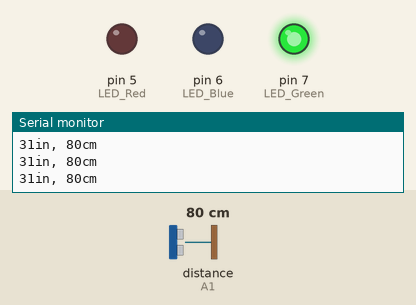
Simulated run of this sketch. Board: Arduino Uno, built with avr-gcc and run on an emulated ATmega328P. Shown: output pins drawn as LEDs (lit = HIGH), the last lines printed to the serial monitor. Wiring (inferred from the names in the program): ultrasonic range finder: trigger A0; echo A1. Inputs (shaded band) come from the test bench; at power-on: distance to the obstacle (sensor on A1) 80 cm. The echo pulse lasts 58.3 µs per cm; pins used as bus, display or sensor lines are not drawn.

Above: at 1.2 s.
1.3 s: distance to the obstacle (sensor on A1) set to 37 cm
2.8 s: distance to the obstacle (sensor on A1) set to 29 cm
At 3.9 s:
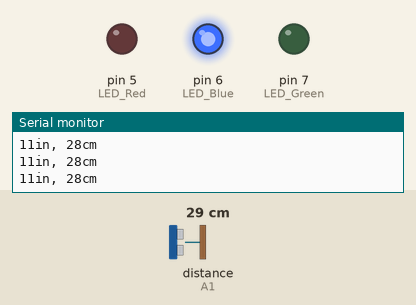
4.3 s: distance to the obstacle (sensor on A1) set to 9 cm
5.8 s: distance to the obstacle (sensor on A1) set to 6 cm
At 7.0 s:
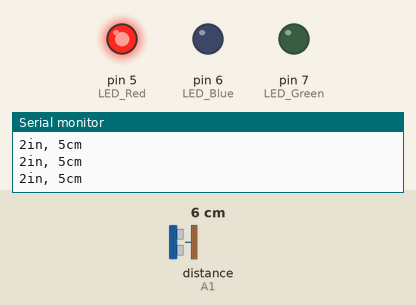
7.3 s: distance to the obstacle (sensor on A1) set to 9 cm
8.8 s: distance to the obstacle (sensor on A1) set to 12 cm
At 9.3 s:
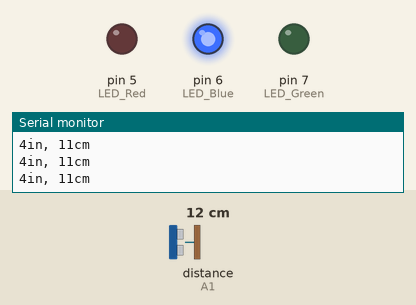
Timing chart, 0 to 11.3 s (numbered marks = the images above; inputs shaded):
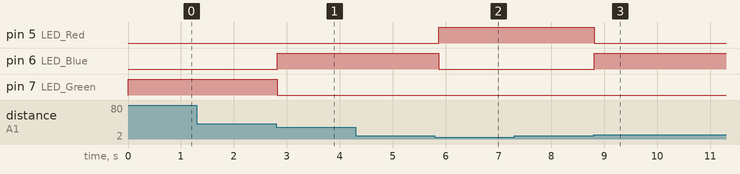

The sketch:

sketch_feb16a.ino
```cpp
/// Arduino pin numbers for the sensor output and input pins
const int pingTrig = A0;
const int pingEcho = A1;
int LED_Red = 5;
int LED_Blue = 6;
int LED_Green = 7;
void setup() {
  // initialize serial communication
  Serial.begin(9600);
  // initialize sensor pins
  pinMode(pingTrig, OUTPUT);
  pinMode(pingEcho,  INPUT);
  pinMode(LED_Red, OUTPUT);
  pinMode(LED_Blue, OUTPUT);
  pinMode(LED_Green, OUTPUT);
}
void loop()
{
  // establish variables for duration of the ping,
  // and the distance result in inches and centimeters:
  long duration, inches, cm;
  // The HC-SR04 is triggered by a HIGH pulse of 2 or more microseconds.
  // Give a short LOW pulse beforehand to ensure a clean HIGH pulse
  digitalWrite(pingTrig,  LOW);
  delayMicroseconds( 5);
  digitalWrite(pingTrig, HIGH);
  delayMicroseconds(10);
  digitalWrite(pingTrig,  LOW);
  // The Echo pin is used to read the signal from HC-SR04; a HIGH
  // pulse whose duration is the time (in microseconds) from the sending
  // of the ping to the reception of its echo off of an object.
  duration = pulseIn(pingEcho, HIGH);
  // convert the time into a distance
  inches = microsecondsToInches(duration);
  cm = microsecondsToCentimeters(duration);
  Serial.print(inches);
  Serial.print("in, ");
  Serial.print(cm);
  Serial.print("cm");
  Serial.println();
  if (inches < 3)
  {
    digitalWrite (LED_Red, HIGH);
    digitalWrite (LED_Blue, LOW);
    digitalWrite (LED_Green, LOW);
  }
  if (inches > 3 && inches < 13)
  {
    digitalWrite (LED_Red, LOW);
    digitalWrite (LED_Blue, HIGH);
    digitalWrite (LED_Green, LOW);
  }
  if (inches > 13)
  {
    digitalWrite (LED_Red, LOW);
    digitalWrite (LED_Blue, LOW);
    digitalWrite (LED_Green, HIGH);
  }
  delay(100);
}
long microsecondsToInches(long microseconds)
{
  // According to Parallax's datasheet for the Ping sensor, there are
  // 73.746 microseconds per inch (i.e. sound travels at 1130 feet per
  // second).  This gives the distance travelled by the ping, outbound
  // and return, so we divide by 2 to get the distance of the obstacle.
  // See: http://www.parallax.com/dl/docs/prod/acc/28015-PING-v1.3.pdf
  return microseconds / 74 / 2;
}
long microsecondsToCentimeters(long microseconds)
{
  // The speed of sound is 340 m/s or 29 microseconds per centimeter.
  // The ping travels out and back, so to find the distance of the
  // object we take half of the distance travelled.
  return microseconds / 29 / 2;
}
```

Measured:
- the behaviour switches between 34 and 33 cm on distance to the obstacle (sensor on A1) (found by bisection; images 0 and 1)
- the behaviour switches between 8 and 7 cm on distance to the obstacle (sensor on A1) (found by bisection; images 1 and 2)
- the behaviour switches between 10 and 11 cm on distance to the obstacle (sensor on A1) (found by bisection; images 2 and 3)
- after the input at 2.8 s, pin 6 (LED_Blue): LOW → HIGH at once; pin 7 (LED_Green): HIGH → LOW at once
- after the input at 5.8 s, pin 5 (LED_Red): LOW → HIGH after 0.07 s; pin 6 (LED_Blue): HIGH → LOW after 0.07 s
- after the input at 8.8 s, pin 5 (LED_Red): HIGH → LOW at once; pin 6 (LED_Blue): LOW → HIGH at once
